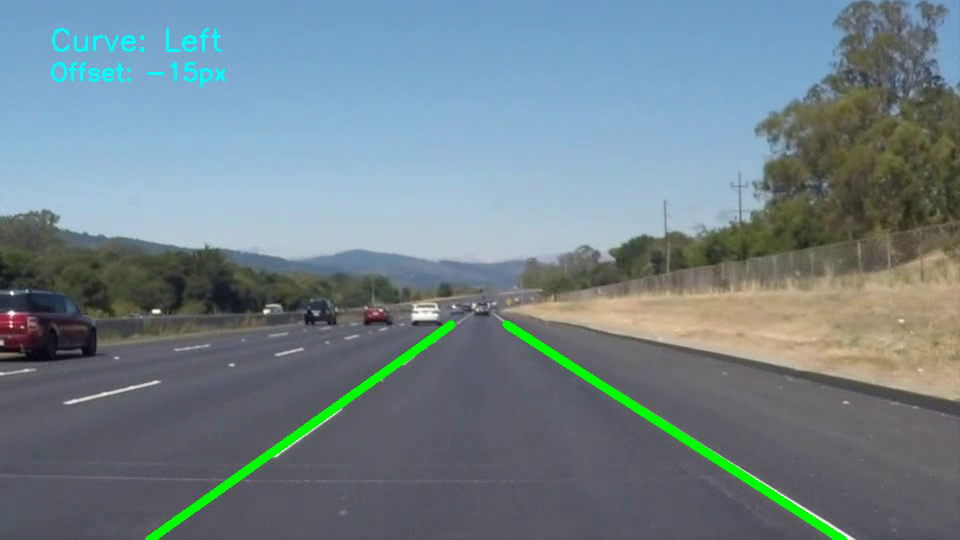
#> input picture frame 22 of assets/output_lane_detection.mp4, 960 x 540 px, given in place of road.mp4, which was not available
$ python lane_detection.py
#> lines starting #> are read from the running program, lines starting #| are printed output that depends on the picture; after the words box and inside, x2 and y2 are one past the last pixel; in counts of white or black regions, pixels touching at a corner belong together; pictures that were not available may be replaced by others from this repository, and a replacement may not be noted
import cv2
import numpy as np

# ===============================
# Helper Functions
# ===============================

def region_of_interest(img, vertices):
    mask = np.zeros_like(img)
    cv2.fillPoly(mask, vertices, 255)
    return cv2.bitwise_and(img, mask)


def make_points(y1, y2, line):
    slope, intercept = line
    x1 = int((y1 - intercept) / slope)
    x2 = int((y2 - intercept) / slope)
    return (x1, y1, x2, y2)


def average_slope_intercept(lines, height):
    left_fit = []
    right_fit = []

    if lines is None:
        return None

    for line in lines:
        x1, y1, x2, y2 = line[0]

        if x1 == x2:
            continue

        slope = (y2 - y1) / (x2 - x1)
        intercept = y1 - slope * x1

        if slope < 0:
            left_fit.append((slope, intercept))
        else:
            right_fit.append((slope, intercept))

    lanes = []
    y1 = height
    y2 = int(height * 0.6)

    if left_fit:
        left_avg = np.average(left_fit, axis=0)
        lanes.append(make_points(y1, y2, left_avg))

    if right_fit:
        right_avg = np.average(right_fit, axis=0)
        lanes.append(make_points(y1, y2, right_avg))

    return lanes


# ===============================
# Video Setup
# ===============================

video = cv2.VideoCapture("../assets/road.mp4")

fourcc = cv2.VideoWriter_fourcc(*'mp4v')
fps = int(video.get(cv2.CAP_PROP_FPS))
width = int(video.get(cv2.CAP_PROP_FRAME_WIDTH))
height = int(video.get(cv2.CAP_PROP_FRAME_HEIGHT))

out = cv2.VideoWriter(
    "../assets/output_lane_detection.mp4",
    fourcc,
    fps,
    (width, height)
)

# ===============================
# Smoothing Variables
# ===============================

prev_left = None
prev_right = None
alpha = 0.85

# ===============================
# Main Loop
# ===============================

while video.isOpened():
    ret, frame = video.read()
#> frame is the input picture: shape (540, 960, 3); mean B, G, R 138.1, 130.7, 113.1
    if not ret:
        break

    # -------- Preprocessing --------
    gray = cv2.cvtColor(frame, cv2.COLOR_BGR2GRAY)
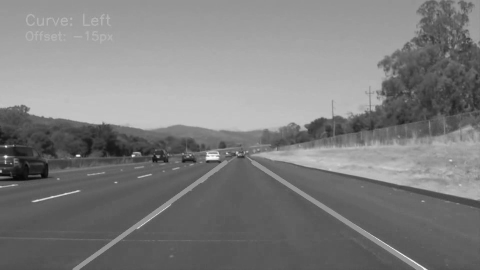
#> gray: shape (540, 960) (shown at 1/2 size); min 3, max 254, mean 126.3
    blur = cv2.GaussianBlur(gray, (5, 5), 0)
    edges = cv2.Canny(blur, 75, 200)
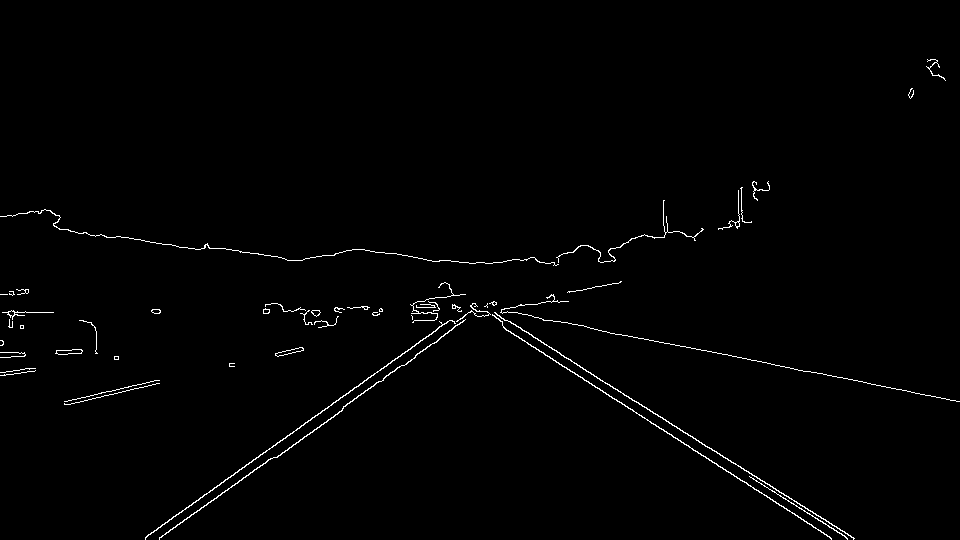
#> edges: shape (540, 960); 1.1% white in thin lines or dots, all inside (x1, y1, x2, y2) = (0, 59, 960, 540)

    # -------- Region of Interest --------
    height, width = edges.shape[:2]
    roi_vertices = np.array([[
        (0, height),
        (width, height),
        (width // 2, int(height * 0.6))
    ]], dtype=np.int32)

    cropped_edges = region_of_interest(edges, roi_vertices)
#> in region_of_interest, `cv2.fillPoly(mask, vertices, 255)`:
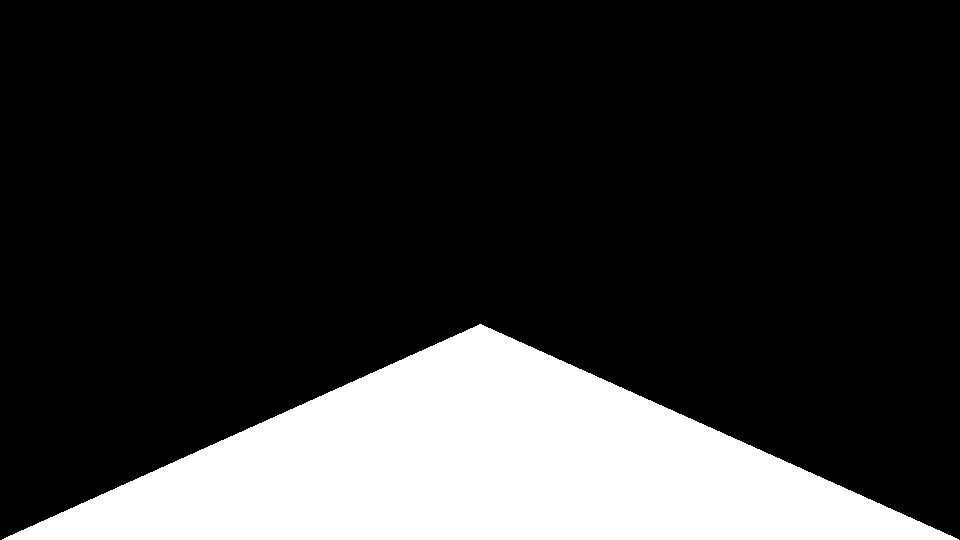
#> mask: shape (540, 960); 20% white; 1 white region, box (x1, y1, x2, y2) and area: (2, 324, 959, 540) 103727
#> in region_of_interest, `return cv2.bitwise_and(img, mask)`:
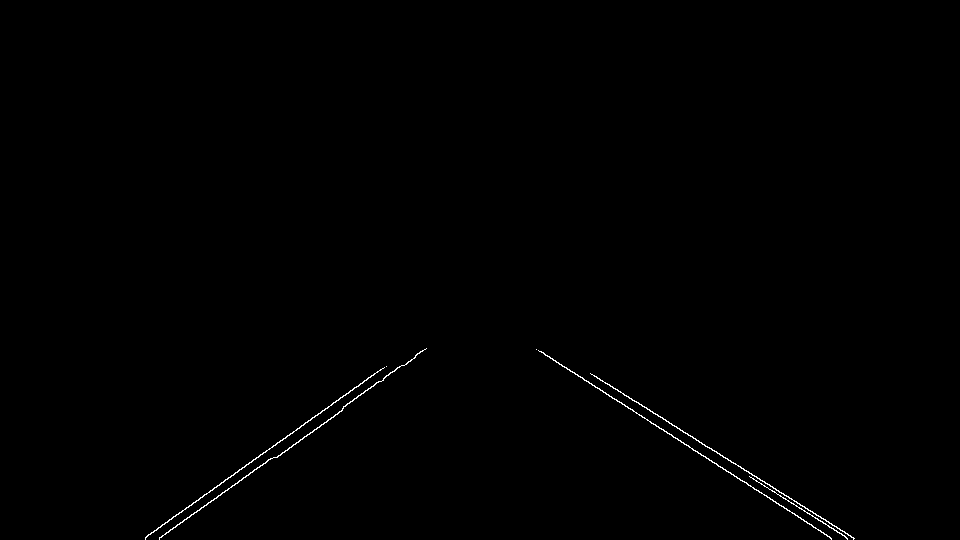
#> returned value: shape (540, 960); 0.36% white in thin lines or dots, all inside (x1, y1, x2, y2) = (145, 348, 855, 540)

    # -------- Hough Transform --------
    lines = cv2.HoughLinesP(
        cropped_edges,
        rho=1,
        theta=np.pi / 180,
        threshold=30,
        minLineLength=60,
        maxLineGap=80
    )
#> lines = 14 rows, first 6: [543, 352, 831, 539], [590, 373, 854, 538], [145, 539, 377, 371], [145, 538, 305, 422], [159, 537, 414, 358], [749, 476, 847, 538]

    # -------- Lane Averaging --------
    lanes = average_slope_intercept(lines, frame.shape[0])
#> the loop in average_slope_intercept, `for line in lines:` made 14 passes
#> (x1, y1, x2, y2, slope, intercept) on passes 1 to 8: (543, 352, 831, 539, 0.649, -0.573), (590, 373, 854, 538, 0.625, 4.25), (145, 539, 377, 371, -0.724, 644), (145, 538, 305, 422, -0.725, 643.1), (159, 537, 414, 358, -0.702, 648.6), (749, 476, 847, 538, 0.633, 2.14), (159, 538, 342, 410, -0.699, 649.2), (208, 502, 415, 357, -0.7, 647.7)
#> after the loop in average_slope_intercept, `for line in lines:`: left_fit = [(-0.724, 644), (-0.725, 643.1), (-0.702, 648.6), (-0.699, 649.2), (-0.7, 647.7), (-0.704, 647.4), (-0.722, 643.7), (-0.708, 652.3)]; right_fit = [(0.649, -0.573), (0.625, 4.25), (0.633, 2.14), (0.625, 4.28), (0.649, -1.16), (0.644, 3.29)]
#> in average_slope_intercept, `left_avg = np.average(left_fit, axis=0)`: left_avg = [-0.711, 647]
#> in make_points, `slope, intercept = line`: slope = -0.711; intercept = 647
#> in make_points, `x1 = int((y1 - intercept) / slope)`: x1 = 150
#> in make_points, `x2 = int((y2 - intercept) / slope)`: x2 = 454
#> in average_slope_intercept, `right_avg = np.average(right_fit, axis=0)`: right_avg = [0.637, 2.04]
#> lanes = [(150, 540, 454, 324), (843, 540, 505, 324)]

    lane_frame = frame.copy()

    current_left = None
    current_right = None

    if lanes is not None:
        for lane in lanes:
            x1, y1, x2, y2 = lane
            slope = (y2 - y1) / (x2 - x1)

            if slope < 0:
                current_left = lane
            else:
                current_right = lane
#> this loop made 2 passes
#> (x1, y1, x2, y2, slope) on passes 1 to 2: (150, 540, 454, 324, -0.711), (843, 540, 505, 324, 0.639)

    # -------- Independent Smoothing --------
    if current_left is not None:
        if prev_left is None:
            prev_left = current_left
#> prev_left = (150, 540, 454, 324)
        else:
            prev_left = [
                int(alpha * p + (1 - alpha) * c)
                for p, c in zip(prev_left, current_left)
            ]

    if current_right is not None:
        if prev_right is None:
            prev_right = current_right
#> prev_right = (843, 540, 505, 324)
        else:
            prev_right = [
                int(alpha * p + (1 - alpha) * c)
                for p, c in zip(prev_right, current_right)
            ]

    # -------- Draw Lanes --------
    if prev_left is not None:
        cv2.line(
            lane_frame,
            (prev_left[0], prev_left[1]),
            (prev_left[2], prev_left[3]),
            (0, 255, 0),
            8
        )

    if prev_right is not None:
        cv2.line(
            lane_frame,
            (prev_right[0], prev_right[1]),
            (prev_right[2], prev_right[3]),
            (0, 255, 0),
            8
        )

    # -------- Lane Departure Warning --------
    if prev_left is not None and prev_right is not None:
        left_x_bottom = prev_left[0]
#> left_x_bottom = 150
        right_x_bottom = prev_right[0]
#> right_x_bottom = 843

        lane_center = (left_x_bottom + right_x_bottom) // 2
#> lane_center = 496
        frame_center = frame.shape[1] // 2

        deviation = frame_center - lane_center
#> deviation = -16

        if abs(deviation) > 50:
            cv2.putText(
                lane_frame,
                "LANE DEPARTURE WARNING",
                (100, 100),
                cv2.FONT_HERSHEY_SIMPLEX,
                1,
                (0, 0, 255),
                3
            )

    # -------- Lane Curvature Estimation --------
    if prev_left is not None and prev_right is not None:
        left_x_top = prev_left[2]
#> left_x_top = 454
        right_x_top = prev_right[2]
#> right_x_top = 505

        lane_width_top = right_x_top - left_x_top
#> lane_width_top = 51

        if lane_width_top > 200:
            curve_text = "Curve: Straight"
        elif deviation > 0:
            curve_text = "Curve: Right"
        else:
            curve_text = "Curve: Left"

        cv2.putText(
            lane_frame,
            curve_text,
            (50, 50),
            cv2.FONT_HERSHEY_SIMPLEX,
            1,
            (255, 255, 0),
            2
        )

        cv2.putText(
            lane_frame,
            f"Offset: {deviation}px",
            (50, 80),
            cv2.FONT_HERSHEY_SIMPLEX,
            0.8,
            (255, 255, 0),
            2
        )
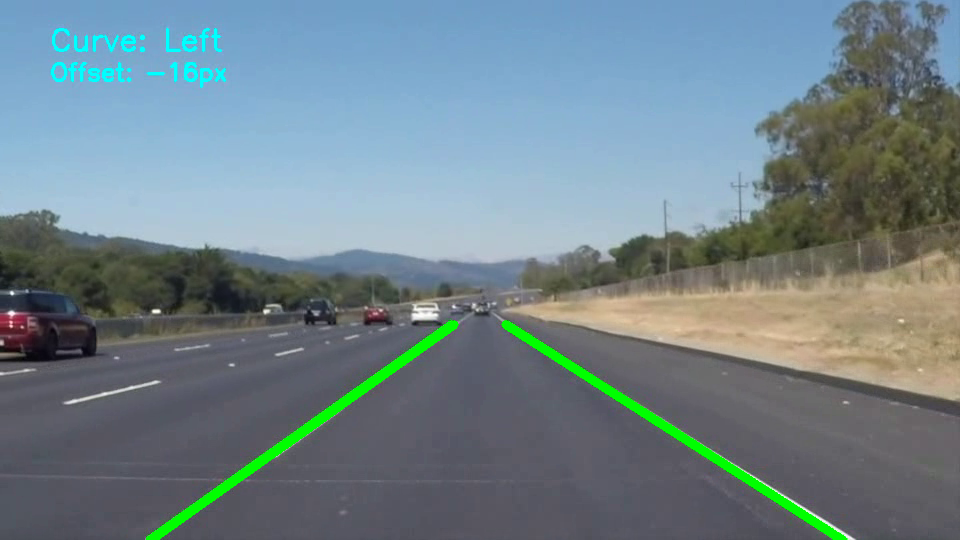
#> lane_frame: shape (540, 960, 3); mean B, G, R 137.9, 131, 112.8

    # -------- Display & Save --------
    cv2.imshow("Lane Detection with ADAS Warning", lane_frame)
    out.write(lane_frame)

    if cv2.waitKey(1) & 0xFF == ord('q'):
#> (key q is pressed here)
        break

# ===============================
# Cleanup
# ===============================

video.release()
out.release()
cv2.destroyAllWindows()

$ run again, starting later in the video
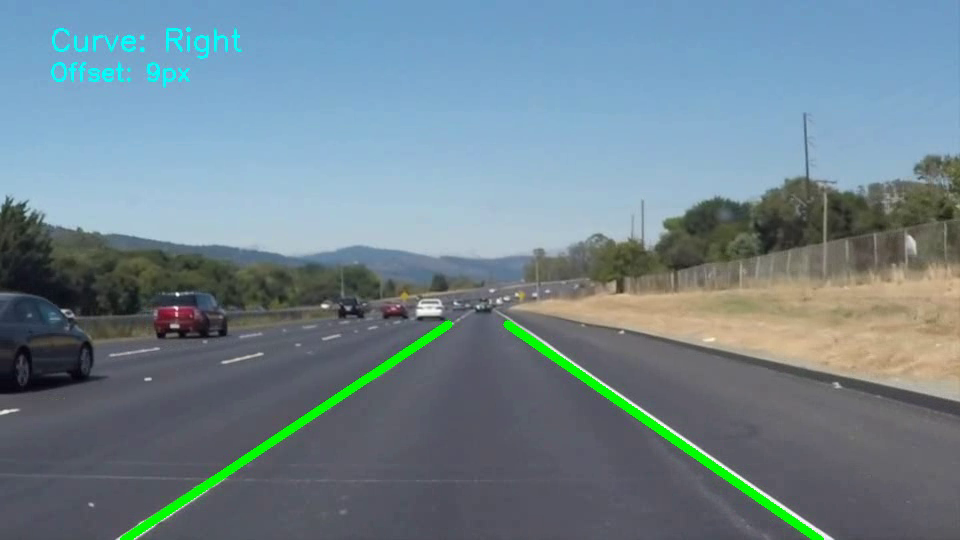
#> input picture frame 99 of assets/output_lane_detection.mp4, 960 x 540 px, given in place of road.mp4, which was not available
#> frame is the input picture: shape (540, 960, 3); mean B, G, R 142.4, 132.5, 112.2
#> `edges = cv2.Canny(blur, 75, 200)`:
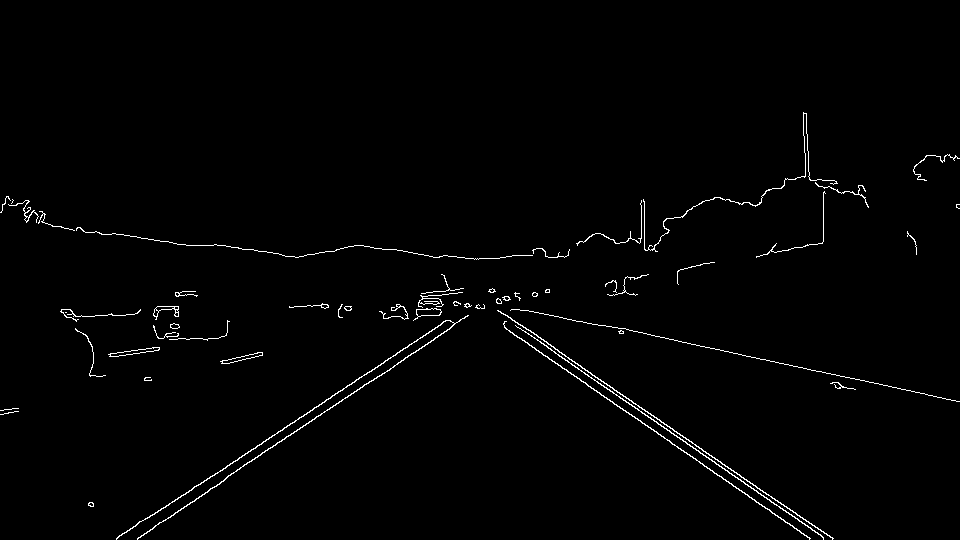
#> edges: shape (540, 960); 1.3% white in thin lines or dots, all inside (x1, y1, x2, y2) = (0, 112, 960, 540)
#> mask: shape (540, 960); 20% white; 1 white region, box (x1, y1, x2, y2) and area: (2, 324, 959, 540) 103727
#> lines = 15 rows, first 6: [137, 538, 408, 356], [628, 402, 823, 538], [637, 418, 809, 538], [117, 537, 324, 402], [591, 374, 833, 538], [534, 348, 678, 448]
#> the loop in average_slope_intercept, `for line in lines:` made 15 passes
#> (x1, y1, x2, y2, slope, intercept) on passes 1 to 8: (137, 538, 408, 356, -0.672, 630), (628, 402, 823, 538, 0.697, -35.99), (637, 418, 809, 538, 0.698, -26.42), (117, 537, 324, 402, -0.652, 613.3), (591, 374, 833, 538, 0.678, -26.51), (534, 348, 678, 448, 0.694, -22.83), (138, 537, 371, 380, -0.674, 630), (119, 535, 355, 381, -0.653, 612.7)
#> after the loop in average_slope_intercept, `for line in lines:`: left_fit = [(-0.672, 630), (-0.652, 613.3), (-0.674, 630), (-0.653, 612.7), (-0.648, 613.2), (-0.674, 631.4)]; right_fit = [(0.697, -35.99), (0.698, -26.42), (0.678, -26.51), (0.694, -22.83), (0.676, -24.82), (0.695, -33.17), (0.675, -25.6), (0.696, -35.81), (0.698, -26.06)]
#> left_avg = [-0.662, 621.8]
#> in make_points, `slope, intercept = line`: slope = -0.662; intercept = 621.8
#> in make_points, `x1 = int((y1 - intercept) / slope)`: x1 = 123
#> in make_points, `x2 = int((y2 - intercept) / slope)`: x2 = 449
#> right_avg = [0.69, -28.58]
#> lanes = [(123, 540, 449, 324), (824, 540, 511, 324)]
#> the loop `for lane in lanes:` made 2 passes
#> (x1, y1, x2, y2, slope) on passes 1 to 2: (123, 540, 449, 324, -0.663), (824, 540, 511, 324, 0.69)
#> prev_left = (123, 540, 449, 324)
#> prev_right = (824, 540, 511, 324)
#> left_x_bottom = 123
#> right_x_bottom = 824
#> lane_center = 473
#> deviation = 7
#> left_x_top = 449
#> right_x_top = 511
#> lane_width_top = 62
#> `cv2.putText( lane_frame, f"Offset: {deviation}px", (50, 80), cv2.FONT_..`:
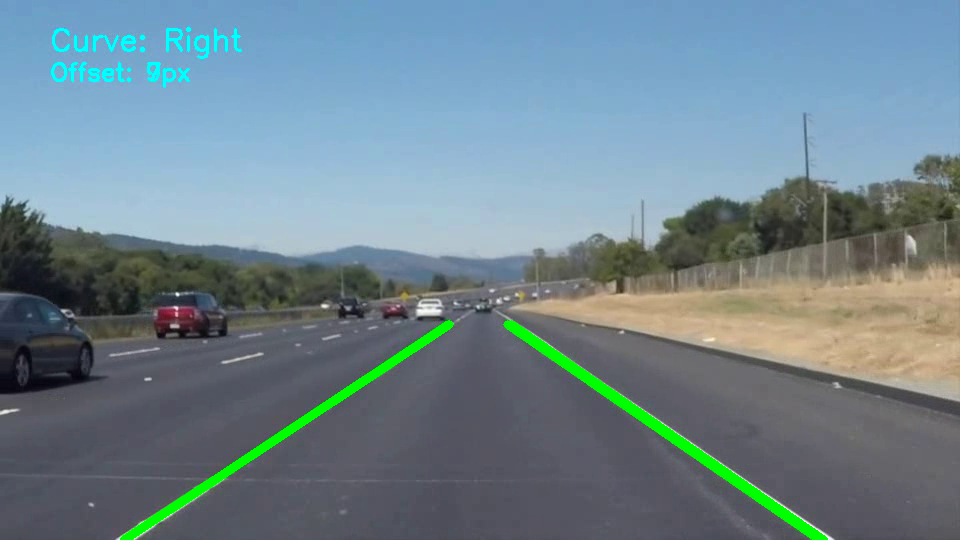
#> lane_frame: shape (540, 960, 3); mean B, G, R 142, 132.7, 111.6
